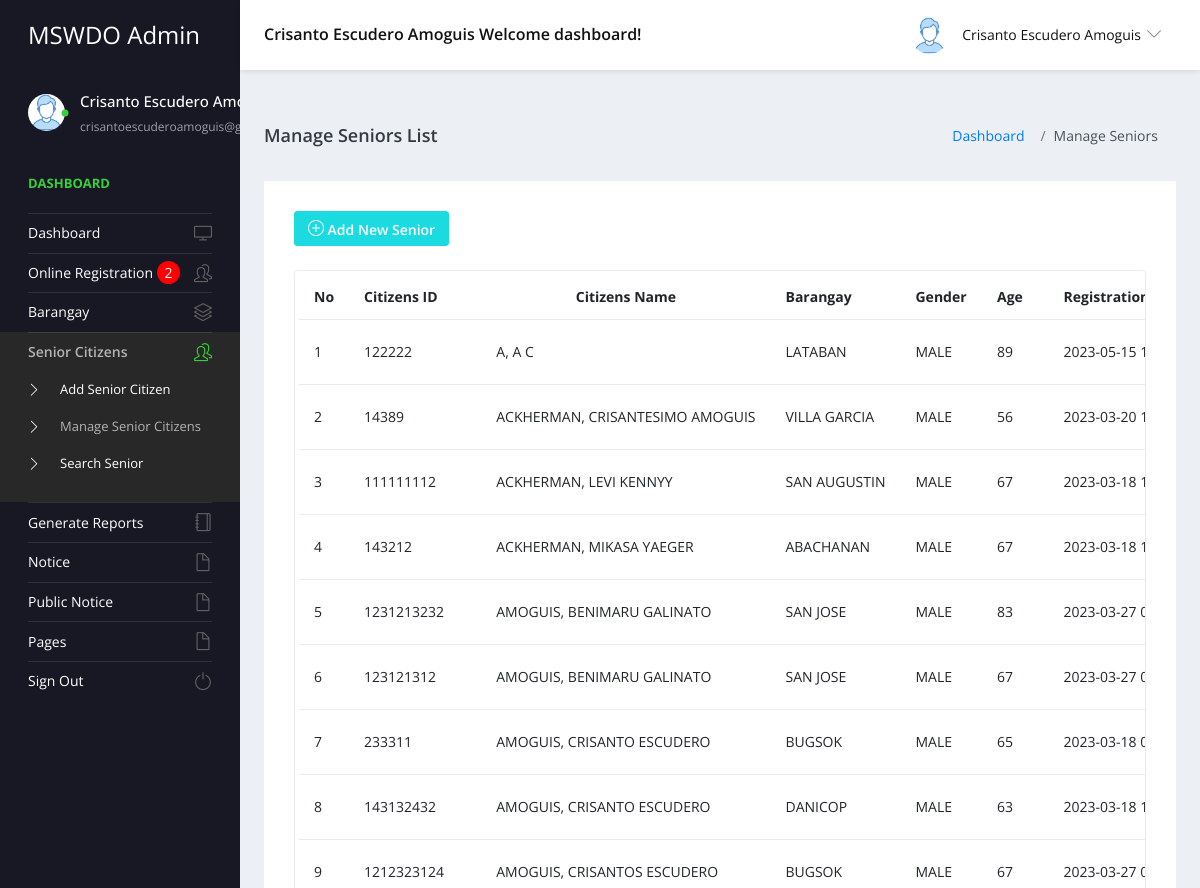
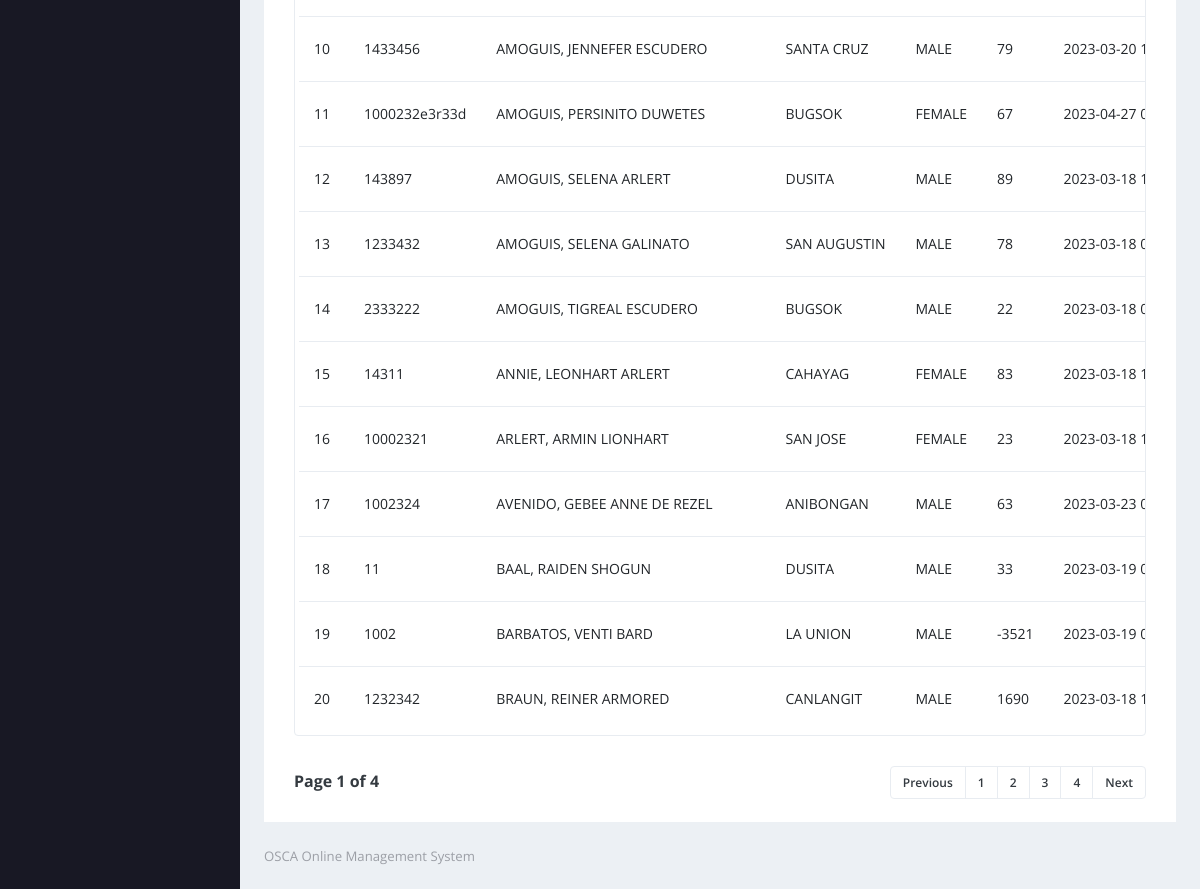
Page /admin/manage_senior.php (signed in) on the committed database (2 pictures, top to bottom).
### tables this page shows
CREATE TABLE `tblsenior` (
  `ID` int(10) NOT NULL,
  `StuID` varchar(200) DEFAULT NULL,
  `SurName` varchar(200) DEFAULT NULL,
  `MiddleName` varchar(200) DEFAULT NULL,
  `FirstName` varchar(200) DEFAULT NULL,
  `NickName` varchar(250) NOT NULL,
  `DOB` date DEFAULT NULL,
  `Age` bigint(11) DEFAULT NULL,
  `Gender` varchar(50) DEFAULT NULL,
  `Religion` varchar(200) DEFAULT NULL,
  `PoB` varchar(500) DEFAULT NULL,
  `ContactNumber` bigint(11) DEFAULT NULL,
  `CitiEmail` varchar(200) DEFAULT NULL,
  `CivilStatus` varchar(200) DEFAULT NULL,
  `PuAddress` varchar(200) DEFAULT NULL,
  `Barangay` varchar(200) DEFAULT NULL,
  `EduAt` varchar(200) DEFAULT NULL,
  `Skills` varchar(200) DEFAULT NULL,
  `Occupation` varchar(200) DEFAULT NULL,
  `AnIncome` varchar(50) DEFAULT NULL,
  `NoB` varchar(200) DEFAULT NULL,
  `FcName` mediumtext DEFAULT NULL,
  `Relationship` mediumtext DEFAULT NULL,
  `FcAge` bigint(11) DEFAULT NULL,
  `FcCiviStatus` varchar(200) DEFAULT NULL,
  `FcIncome` varchar(50) DEFAULT NULL,
  `Fcoccupation` varchar(200) DEFAULT NULL,
  `AltenateNumber` bigint(11) DEFAULT NULL,
  `UserName` varchar(200) DEFAULT NULL,
  `Password` varchar(200) DEFAULT NULL,
  `Image` varchar(200) DEFAULT NULL,
  `DateofAdmission` timestamp NULL DEFAULT current_timestamp(),
  `Pension` varchar(50) DEFAULT NULL,
  `CheckBox` varchar(250) NOT NULL,
  `ControlNo` varchar(50) DEFAULT NULL
);

### admin/manage_senior.php (the view, shortened to what this page needs)
<?php
include('includes/dbconnection.php');
require 'connect.php';
require 'config.php';
?>
<!DOCTYPE html>
<html lang="en">
  <head>
    <link rel="stylesheet" href="css/bootstrap.min.css">
		<link rel="stylesheet" type="text/css" href="https://stackpath.bootstrapcdn.com/font-awesome/4.7.0/css/font-awesome.min.css">
    <link rel="stylesheet" href="vendors/simple-line-icons/css/simple-line-icons.css">
    <link rel="stylesheet" href="vendors/flag-icon-css/css/flag-icon.min.css">
    <link rel="stylesheet" href="vendors/css/vendor.bundle.base.css">
    <link rel="stylesheet" href="./vendors/daterangepicker/daterangepicker.css">
    <link rel="stylesheet" href="./vendors/chartist/chartist.min.css">
    <link rel="stylesheet" href="./css/style.css">
  </head>
  <body>
    <div class="container-scroller">
     <?php include_once('includes/header.php');?>
      <div class="container-fluid page-body-wrapper">
        <?php include_once('includes/sidebar.php');?>
        <div class="main-panel">
          <div class="content-wrapper">
             <div class="page-header">
              <h3 class="page-title"> Manage Seniors List </h3>
              <nav aria-label="breadcrumb">
                <ol class="breadcrumb">
                  <li class="breadcrumb-item"><a href="dashboard.php">Dashboard</a></li>
                  <li class="breadcrumb-item active" aria-current="page"> Manage Seniors </li>
                </ol>
              </nav>
            </div>
            <div class="row">
              <div class="col-md-12 grid-margin stretch-card">
                <div class="card">
                  <div class="card-body">
                    <div class="d-sm-flex align-items-center mb-4">
                      <a href="add-senior.php" class="btn btn-sm btn-primary"><i class="icon-plus"></i> Add New Senior</a>
                    </div>
                    <div class="table-responsive border rounded p-1">
                      <table class="table">
                        <thead>
                          <tr>
                            <th class="font-weight-bold">No</th>
                            <th class="font-weight-bold">Citizens ID</th>
                            <th class="font-weight-bold" style="text-align: center">Citizens Name</th>
                            <th class="font-weight-bold">Barangay</th>
                            <th class="font-weight-bold">Gender</th>
                            <th class="font-weight-bold">Age</th>
                            <th class="font-weight-bold">Registration Date</th>
                          </tr>
                        </thead>
                        <tbody>
                        <?php
                        if(isset($_GET['page_no']) && $_GET['page_no'] !==""){
                          $page_no = $_GET['page_no'];
                        }else{
                          $page_no = 1;
                        }
                        $total_records_per_page = 20;
                        $offset = ($page_no - 1) * $total_records_per_page;
                        $previous_page = $page_no - 1;
                        $next_page = $page_no +1;
                         $result_count = mysqli_query($con, "SELECT COUNT(*) as total_records FROM tblsenior");
                         $records = mysqli_fetch_array($result_count);
                         $total_records = $records['total_records'];
                         $total_no_of_pages = ceil($total_records / $total_records_per_page);
              $counter = 1;
							$stmt = $mysqli->prepare("SELECT `id`, `StuID`, `SurName`, `FirstName`, `MiddleName`, `Barangay`, `Gender`, `Age`, `DateofAdmission` FROM `tblsenior` ORDER BY `SurName`, `FirstName`, `MiddleName` ASC LIMIT $offset, $total_records_per_page");
							$stmt->execute();
							$stmt->store_result();
							if( $stmt->num_rows > 0 ) {
								$stmt->bind_result($id, $stuid, $stuname, $fname, $mname, $barangay, $gender, $age, $DateofAdmission );
								while( $stmt->fetch() ) {
                            ?>
                          <tr>
                          <td><?=$counter?></td>
                          <td><?=$stuid?></td>
								          <td class="strupper"><?=$stuname?>, <?=$fname?> <?=$mname?></td>
								          <td class="strupper"><?=$barangay?></td>
								          <td class="strupper"><?=$gender?></td>
                          <td><?=$age?></td>
								          <td><?=$DateofAdmission?></td>
							      </tr>
                    <?php $counter++;?>
						<?php } } else {?>
						 <tr>
								<td colspan="5" align="center">No Senior found.</td>
							</tr>
							<?php } ?>
                        </tbody>
                      </table>
                    </div>
                    <div>
                      <nav aria-label="Page navigation example" style="margin-top: 30px;">
  <ul class="pagination justify-content-end">
    <li class="page-item"><a class="page-link <?= ($page_no <= 1) ? 'disabled' : ''; ?> " <?= ($page_no > 1) ? 'href=?page_no=' .$previous_page : ''; ?>>Previous</a>
  </li>
    <?php for ($counters = 1; $counters <= $total_no_of_pages; $counters++) { ?>
      <?php if($page_no !== $counters){ ?>
    <li class="page-item"><a class="page-link" href="?page_no=<?= $counters; ?>"><?= $counters; ?></a></li>
    <?php } else { ?>
      <li class="page-item"><a class="page-link active"><?= $counters; ?></a></li>
      <?php }?>
    <?php }?>
    <li class="page-item"><a class="page-link <?= ($page_no >= $total_no_of_pages) ? 'disabled' : ''; ?>" <?= ($page_no < $total_no_of_pages) ? 'href=?page_no=' . $next_page : ''; ?>>Next</a>
    </li>
  </ul>
</nav>
<div class="p-10" style="margin-top: -45px;">
  <strong>Page <?= $page_no;?> of <?= $total_no_of_pages; ?></strong>
</div>
</div>
                  </div>
                </div>
              </div>
            </div>
          </div>
         <?php include_once('includes/footer.php');?>
        </div>
      </div>
    </div>
  </body>
</html><?php  ?>

### admin/includes/header.php (shortened to what this page needs)
 <nav class="navbar default-layout-navbar col-lg-12 col-12 p-0 fixed-top d-flex flex-row">
        <div class="navbar-brand-wrapper d-flex align-items-center">
          <a class="navbar-brand brand-logo" href="dashboard.php">
            <strong style="color: white;">MSWDO Admin</strong>
          </a>
        </div><?php
         $aid= $_SESSION['sturecmsaid'];
$sql="SELECT * from tbladmin where ID=:aid";
$query = $dbh -> prepare($sql);
$query->bindParam(':aid',$aid,PDO::PARAM_STR);
$query->execute();
$results=$query->fetchAll(PDO::FETCH_OBJ);
$cnt=1;
if($query->rowCount() > 0)
{
foreach($results as $row)
{               ?>
        <div class="navbar-menu-wrapper d-flex align-items-center flex-grow-1">
          <h5 class="mb-0 font-weight-medium d-none d-lg-flex"><?php  echo htmlentities($row->AdminName);?> Welcome dashboard!</h5>
          <ul class="navbar-nav navbar-nav-right ml-auto">
            <li class="nav-item dropdown d-none d-xl-inline-flex user-dropdown">
              <a class="nav-link dropdown-toggle" id="UserDropdown" href="#" data-toggle="dropdown" aria-expanded="false">
                <img class="img-xs rounded-circle ml-2" src="images/faces/face8.jpg" alt="Profile image"> <span class="font-weight-normal"> <?php  echo htmlentities($row->AdminName);?> </span></a>
                <?php $cnt=$cnt+1;}} ?>
            </li>
          </ul>
        </div>
      </nav>

### admin/includes/sidebar.php (shortened to what this page needs)
<nav class="sidebar sidebar-offcanvas" id="sidebar">
          <ul class="nav">
            <li class="nav-item nav-profile">
              <a href="#" class="nav-link">
                <div class="profile-image">
                  <img class="img-xs rounded-circle" src="images/faces/face8.jpg" alt="profile image">
                  <div class="dot-indicator bg-success"></div>
                </div>
                <div class="text-wrapper">
                  <?php
         $aid= $_SESSION['sturecmsaid'];
$sql="SELECT * from tbladmin where ID=:aid";
$query = $dbh -> prepare($sql);
$query->bindParam(':aid',$aid,PDO::PARAM_STR);
$query->execute();
$results=$query->fetchAll(PDO::FETCH_OBJ);
$cnt=1;
if($query->rowCount() > 0)
{
foreach($results as $row)
{               ?>
                  <p class="profile-name"><?php  echo htmlentities($row->AdminName);?></p>
                  <p class="designation"><?php  echo htmlentities($row->Email);?></p><?php $cnt=$cnt+1;}} ?>
                </div>
              </a>
            </li>
            <li class="nav-item nav-category">
              <span class="nav-link">Dashboard</span>
            </li>
            <li class="nav-item">
              <a class="nav-link" href="dashboard.php">
                <span class="menu-title">Dashboard</span>
                <i class="icon-screen-desktop menu-icon"></i>
              </a>
            </li>
            <li class="nav-item">
              <a class="nav-link" data-toggle="collapse" href="#ui-basic5" aria-expanded="false" aria-controls="ui-basic">
              <?php
$sql1 ="SELECT * from tblonline_registration WHERE Status = 'Pending'";
$query1 = $dbh -> prepare($sql1);
$query1->execute();
$totalpending=$query1->rowCount();
?>
              <span class="menu-title">Online Registration</span>
                <i class="icon-people menu-icon"></i>
                <span class="notif_badge"><?php echo htmlentities($totalpending);?></span>
              </a>
            </li>
            <li class="nav-item">
              <a class="nav-link" data-toggle="collapse" href="#ui-basic" aria-expanded="false" aria-controls="ui-basic">
                <span class="menu-title">Barangay</span>
                <i class="icon-layers menu-icon"></i>
              </a>
            </li>
            <li class="nav-item">
              <a class="nav-link" data-toggle="collapse" href="#ui-basic1" aria-expanded="false" aria-controls="ui-basic3">
                <span class="menu-title">Senior Citizens</span>
                <i class="icon-people menu-icon"></i>
              </a>
              <div class="collapse" id="ui-basic1">
                <ul class="nav flex-column sub-menu">
                  <li class="nav-item"> <a class="nav-link" href="add-senior.php">Add Senior Citizen</a></li>
                  <li class="nav-item"> <a class="nav-link" href="manage_senior.php">Manage Senior Citizens</a></li>
                  <li class="nav-item"> <a class="nav-link" href="search-senior-list.php">Search Senior</a></li>
                </ul>
              </div>
            </li>
            <li class="nav-item">
              <a class="nav-link" href="generate-report.php">
                <span class="menu-title">Generate Reports</span>
                <i class="icon-notebook menu-icon"></i>
              </a>
            </li>
            <li class="nav-item">
              <a class="nav-link" data-toggle="collapse" href="#auth" aria-expanded="false" aria-controls="auth">
                <span class="menu-title">Notice</span>
                <i class="icon-doc menu-icon"></i>
              </a>
            </li>
            <li class="nav-item">
              <a class="nav-link" data-toggle="collapse" href="#auth1" aria-expanded="false" aria-controls="auth">
                <span class="menu-title">Public Notice</span>
                <i class="icon-doc menu-icon"></i>
              </a>
              <li class="nav-item">
              <a class="nav-link" data-toggle="collapse" href="#auth2" aria-expanded="false" aria-controls="auth">
                <span class="menu-title">Pages</span>
                <i class="icon-doc menu-icon"></i>
              </a>
            </li>
            <li class="nav-item">
              <a class="nav-link" href="logout.php">
                <span class="menu-title">Sign Out</span>
                <i class="icon-power menu-icon"></i>
              </a>
            </li>
            </li>
          </ul>
        </nav>

### admin/manage_senior.php (style rules this page uses)
.strupper { text-transform: uppercase; }

### admin/includes/sidebar.php (style rules this page uses)
.notif_badge { position:absolute; left: 157px; width: 23px; height: 23px; background: red; color: #ffffff; display: flex; justify-content: center; align-items: center; border-radius: 50%; }

### rows in the picture
tblsenior: StuID "122222", SurName "A", FirstName "A", MiddleName "C", Barangay "LATABAN", Gender "MALE", Age "89", DateofAdmission "2023-05-15…"
tblsenior: StuID "14389", SurName "ACKHERMAN", FirstName "CRISANTESIMO", MiddleName "AMOGUIS", Barangay "VILLA GARCIA", Gender "MALE", Age "56", DateofAdmission "2023-03-20…"
tblsenior: StuID "111111112", SurName "ACKHERMAN", FirstName "LEVI", MiddleName "KENNYY", Barangay "SAN AUGUSTIN", Gender "MALE", Age "67", DateofAdmission "2023-03-18…"
tblsenior: StuID "143212", SurName "ACKHERMAN", FirstName "MIKASA", MiddleName "YAEGER", Barangay "ABACHANAN", Gender "MALE", Age "67", DateofAdmission "2023-03-18…"
tblsenior: StuID "1231213232", SurName "AMOGUIS", FirstName "BENIMARU", MiddleName "GALINATO", Barangay "SAN JOSE", Gender "MALE", Age "83", DateofAdmission "2023-03-27…"
tblsenior: StuID "123121312", SurName "AMOGUIS", FirstName "BENIMARU", MiddleName "GALINATO", Barangay "SAN JOSE", Gender "MALE", Age "67", DateofAdmission "2023-03-27…"
tblsenior: StuID "233311", SurName "AMOGUIS", FirstName "CRISANTO", MiddleName "ESCUDERO", Barangay "BUGSOK", Gender "MALE", Age "65", DateofAdmission "2023-03-18…"
tblsenior: StuID "143132432", SurName "AMOGUIS", FirstName "CRISANTO", MiddleName "ESCUDERO", Barangay "DANICOP", Gender "MALE", Age "63", DateofAdmission "2023-03-18…"
tblsenior: StuID "1212323124", SurName "AMOGUIS", FirstName "CRISANTOS", MiddleName "ESCUDERO", Barangay "BUGSOK", Gender "MALE", Age "67", DateofAdmission "2023-03-27…"
tblsenior: StuID "1433456", SurName "AMOGUIS", FirstName "JENNEFER", MiddleName "ESCUDERO", Barangay "SANTA CRUZ", Gender "MALE", Age "79", DateofAdmission "2023-03-20…"
tblsenior: StuID "1000232e3r33d", SurName "AMOGUIS", FirstName "PERSINITO", MiddleName "DUWETES", Barangay "BUGSOK", Gender "FEMALE", Age "67", DateofAdmission "2023-04-27…"
tblsenior: StuID "143897", SurName "AMOGUIS", FirstName "SELENA", MiddleName "ARLERT", Barangay "DUSITA", Gender "MALE", Age "89", DateofAdmission "2023-03-18…"
tblsenior: StuID "1233432", SurName "AMOGUIS", FirstName "SELENA", MiddleName "GALINATO", Barangay "SAN AUGUSTIN", Gender "MALE", Age "78", DateofAdmission "2023-03-18…"
tblsenior: StuID "2333222", SurName "AMOGUIS", FirstName "TIGREAL", MiddleName "ESCUDERO", Barangay "BUGSOK", Gender "MALE", Age "22", DateofAdmission "2023-03-18…"
tblsenior: StuID "14311", SurName "ANNIE", FirstName "LEONHART", MiddleName "ARLERT", Barangay "CAHAYAG", Gender "FEMALE", Age "83", DateofAdmission "2023-03-18…"
tblsenior: StuID "10002321", SurName "ARLERT", FirstName "ARMIN", MiddleName "LIONHART", Barangay "SAN JOSE", Gender "FEMALE", Age "23", DateofAdmission "2023-03-18…"
tblsenior: StuID "1002324", SurName "AVENIDO", FirstName "GEBEE ANNE", MiddleName "DE REZEL", Barangay "ANIBONGAN", Gender "MALE", Age "63", DateofAdmission "2023-03-23…"
tblsenior: StuID "11", SurName "BAAL", FirstName "RAIDEN", MiddleName "SHOGUN", Barangay "DUSITA", Gender "MALE", Age "33", DateofAdmission "2023-03-19…"
tblsenior: StuID "1002", SurName "BARBATOS", FirstName "VENTI", MiddleName "BARD", Barangay "LA UNION", Gender "MALE", Age "-3521", DateofAdmission "2023-03-19…"
tblsenior: StuID "1232342", SurName "BRAUN", FirstName "REINER", MiddleName "ARMORED", Barangay "CANLANGIT", Gender "MALE", Age "1690", DateofAdmission "2023-03-18…"

### other values in the picture
$row->AdminName "Crisanto Escudero Amoguis"
$row->AdminName "Crisanto Escudero…"
$totalpending "2"
$page_no "1"
$total_no_of_pages "4"
